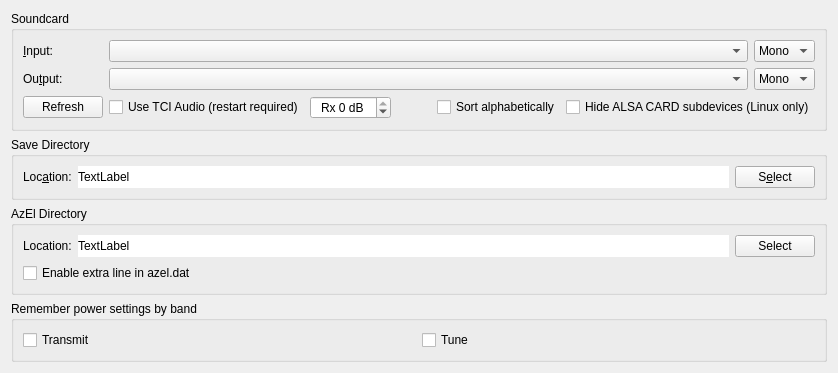
     <widget class="QWidget" name="audio_tab">
      <attribute name="title">
       <string>A&amp;udio</string>
      </attribute>
      <attribute name="toolTip">
       <string>Audio interface settings</string>
      </attribute>
      <layout class="QVBoxLayout" name="verticalLayout_9">
       <item>
        <widget class="QGroupBox" name="soundcard_group_box">
         <property name="toolTip">
          <string>Souncard</string>
         </property>
         <property name="title">
          <string>Soundcard</string>
         </property>
         <layout class="QGridLayout" name="gridLayout_6">
          <item row="1" column="0">
           <widget class="QLabel" name="sound_input_label">
            <property name="text">
             <string>&amp;Input:</string>
            </property>
            <property name="buddy">
             <cstring>sound_input_combo_box</cstring>
            </property>
           </widget>
          </item>
          <item row="2" column="0">
           <widget class="QLabel" name="sound_output_label">
            <property name="text">
             <string>Ou&amp;tput:</string>
            </property>
            <property name="buddy">
             <cstring>sound_output_combo_box</cstring>
            </property>
           </widget>
          </item>
          <item row="2" column="4">
           <widget class="QComboBox" name="sound_output_channel_combo_box">
            <property name="toolTip">
             <string>Select the audio channel used for transmission.
Unless you have multiple radios connected on different
channels; then you will usually want to select mono or
both here.</string>
            </property>
            <item>
             <property name="text">
              <string>Mono</string>
             </property>
            </item>
            <item>
             <property name="text">
              <string>Left</string>
             </property>
            </item>
            <item>
             <property name="text">
              <string>Right</string>
             </property>
            </item>
            <item>
             <property name="text">
              <string>Both</string>
             </property>
            </item>
           </widget>
          </item>
          <item row="1" column="4">
           <widget class="QComboBox" name="sound_input_channel_combo_box">
            <property name="toolTip">
             <string>Select the channel to use for receiving.</string>
            </property>
            <item>
             <property name="text">
              <string>Mono</string>
             </property>
            </item>
            <item>
             <property name="text">
              <string>Left</string>
             </property>
            </item>
            <item>
             <property name="text">
              <string>Right</string>
             </property>
            </item>
            <item>
             <property name="text">
              <string>Both</string>
             </property>
            </item>
           </widget>
          </item>
          <item row="1" column="1" colspan="3">
           <widget class="LazyFillComboBox" name="sound_input_combo_box">
            <property name="sizePolicy">
             <sizepolicy hsizetype="Preferred" vsizetype="Fixed">
              <horstretch>1</horstretch>
              <verstretch>0</verstretch>
             </sizepolicy>
            </property>
            <property name="toolTip">
             <string>Select the audio CODEC to use for receiving.</string>
            </property>
           </widget>
          </item>
          <item row="2" column="1" colspan="3">
           <widget class="LazyFillComboBox" name="sound_output_combo_box">
            <property name="sizePolicy">
             <sizepolicy hsizetype="Preferred" vsizetype="Fixed">
              <horstretch>1</horstretch>
              <verstretch>0</verstretch>
             </sizepolicy>
            </property>
            <property name="toolTip">
             <string>Select the audio CODEC to use for transmitting.
If this is your default device for system sounds then
ensure that all system sounds are disabled otherwise
you will broadcast any systems sounds generated during
transmitting periods.</string>
            </property>
           </widget>
          </item>
          <item row="3" column="0">
           <widget class="QPushButton" name="refresh_push_button">
            <property name="toolTip">
             <string>&lt;html&gt;&lt;head/&gt;&lt;body&gt;&lt;p&gt;Refresh audio device list.&lt;/p&gt;&lt;/body&gt;&lt;/html&gt;</string>
            </property>
            <property name="text">
             <string>Refresh</string>
            </property>
           </widget>
          </item>
          <item row="3" column="1" colspan="4">
           <layout class="QHBoxLayout" name="sound_settings_layout">
            <item>
             <widget class="QCheckBox" name="tci_audio_check_box">
              <property name="toolTip">
               <string>&lt;html&gt;&lt;head/&gt;&lt;body&gt;&lt;p&gt;Use TCI Audio when available.&lt;/p&gt;&lt;/body&gt;&lt;/html&gt;</string>
              </property>
              <property name="text">
               <string>Use TCI Audio (restart required)</string>
              </property>
             </widget>
            </item>
            <item>
             <widget class="QSpinBox" name="TCI_spin_box">
              <property name="toolTip">
               <string>&lt;html&gt;&lt;head/&gt;&lt;body&gt;&lt;p&gt;Rx audio level&lt;/p&gt;&lt;/body&gt;&lt;/html&gt;</string>
              </property>
              <property name="alignment">
               <set>Qt::AlignCenter</set>
              </property>
              <property name="suffix">
               <string> dB</string>
              </property>
              <property name="prefix">
               <string>Rx </string>
              </property>
              <property name="minimum">
               <number>-50</number>
              </property>
              <property name="maximum">
               <number>0</number>
              </property>
              <property name="singleStep">
               <number>5</number>
              </property>
             </widget>
            </item>
            <item>
             <spacer name="horizontalSpacer_7">
              <property name="orientation">
               <enum>Qt::Horizontal</enum>
              </property>
              <property name="sizeType">
               <enum>QSizePolicy::Fixed</enum>
              </property>
              <property name="sizeHint" stdset="0">
               <size>
                <width>40</width>
                <height>20</height>
               </size>
              </property>
             </spacer>
            </item>
            <item alignment="Qt::AlignHCenter">
             <widget class="QCheckBox" name="cbSortAlphabetically">
              <property name="toolTip">
               <string>&lt;html&gt;&lt;head/&gt;&lt;body&gt;&lt;p&gt;Sort audio device names alphabetically.&lt;/p&gt;&lt;/body&gt;&lt;/html&gt;</string>
              </property>
              <property name="text">
               <string>Sort alphabetically</string>
              </property>
             </widget>
            </item>
            <item>
             <widget class="QCheckBox" name="cbHideCARD">
              <property name="toolTip">
               <string>&lt;html&gt;&lt;head/&gt;&lt;body&gt;&lt;p&gt;Hide the usually unusable ALSA CARD subdevices on Linux.&lt;/p&gt;&lt;/body&gt;&lt;/html&gt;</string>
              </property>
              <property name="text">
               <string>Hide ALSA CARD subdevices (Linux only)</string>
              </property>
             </widget>
            </item>
           </layout>
          </item>
         </layout>
        </widget>
       </item>
       <item>
        <widget class="QGroupBox" name="save_path_group_box">
         <property name="toolTip">
          <string>Save Directory</string>
         </property>
         <property name="title">
          <string>Save Directory</string>
         </property>
         <layout class="QHBoxLayout" name="horizontalLayout_5">
          <item>
           <widget class="QLabel" name="save_path_label">
            <property name="text">
             <string>Loc&amp;ation:</string>
            </property>
            <property name="buddy">
             <cstring>save_path_select_push_button</cstring>
            </property>
           </widget>
          </item>
          <item>
           <widget class="QLabel" name="save_path_display_label">
            <property name="sizePolicy">
             <sizepolicy hsizetype="Preferred" vsizetype="Preferred">
              <horstretch>1</horstretch>
              <verstretch>0</verstretch>
             </sizepolicy>
            </property>
            <property name="toolTip">
             <string>Path to which .WAV files are saved.</string>
            </property>
            <property name="autoFillBackground">
             <bool>false</bool>
            </property>
            <property name="styleSheet">
             <string notr="true">background-color: rgb(255, 255, 255);
color: rgb(0, 0, 0);</string>
            </property>
            <property name="text">
             <string>TextLabel</string>
            </property>
           </widget>
          </item>
          <item>
           <widget class="QPushButton" name="save_path_select_push_button">
            <property name="toolTip">
             <string>Click to select a different save directory for .WAV files.</string>
            </property>
            <property name="text">
             <string>S&amp;elect</string>
            </property>
           </widget>
          </item>
         </layout>
        </widget>
       </item>
       <item>
        <widget class="QGroupBox" name="azel_path_group_box">
         <property name="toolTip">
          <string>AzEl Directory</string>
         </property>
         <property name="title">
          <string>AzEl Directory</string>
         </property>
         <layout class="QGridLayout" name="gridLayout_27">
          <item row="0" column="0" colspan="4">
           <layout class="QHBoxLayout" name="AzEl_Layout">
            <property name="spacing">
             <number>6</number>
            </property>
            <item>
             <widget class="QLabel" name="azel_path_label">
              <property name="text">
               <string>Location:</string>
              </property>
              <property name="buddy">
               <cstring>azel_path_select_push_button</cstring>
              </property>
             </widget>
            </item>
            <item>
             <widget class="QLabel" name="azel_path_display_label">
              <property name="sizePolicy">
               <sizepolicy hsizetype="Preferred" vsizetype="Preferred">
                <horstretch>1</horstretch>
                <verstretch>0</verstretch>
               </sizepolicy>
              </property>
              <property name="styleSheet">
               <string notr="true">background-color: rgb(255, 255, 255);
color: rgb(0, 0, 0);</string>
              </property>
              <property name="text">
               <string>TextLabel</string>
              </property>
             </widget>
            </item>
            <item>
             <widget class="QPushButton" name="azel_path_select_push_button">
              <property name="text">
               <string>Select</string>
              </property>
             </widget>
            </item>
           </layout>
          </item>
          <item row="2" column="0">
           <widget class="QCheckBox" name="checkBoxAzElExtraLines">
            <property name="toolTip">
             <string>&lt;html&gt;&lt;head/&gt;&lt;body&gt;&lt;p&gt;Enables additional line in azel.dat for Dpol parameter.&lt;/p&gt;&lt;/body&gt;&lt;/html&gt;</string>
            </property>
            <property name="text">
             <string>Enable extra line in azel.dat</string>
            </property>
           </widget>
          </item>
         </layout>
        </widget>
       </item>
       <item>
        <widget class="QGroupBox" name="split_operation_group_box_2">
         <property name="toolTip">
          <string>Power Memory By Band</string>
         </property>
         <property name="title">
          <string>Remember power settings by band</string>
         </property>
         <layout class="QHBoxLayout" name="horizontalLayout_13">
          <item>
           <widget class="QCheckBox" name="checkBoxPwrBandTxMemory">
            <property name="toolTip">
             <string>Enable power memory during transmit</string>
            </property>
            <property name="text">
             <string>Transmit</string>
            </property>
           </widget>
          </item>
          <item>
           <widget class="QCheckBox" name="checkBoxPwrBandTuneMemory">
            <property name="toolTip">
             <string>Enable power memory during tuning</string>
            </property>
            <property name="text">
             <string>Tune</string>
            </property>
           </widget>
          </item>
         </layout>
        </widget>
       </item>
       <item>
        <spacer name="verticalSpacer_3">
         <property name="orientation">
          <enum>Qt::Vertical</enum>
         </property>
         <property name="sizeHint" stdset="0">
          <size>
           <width>0</width>
           <height>0</height>
          </size>
         </property>
        </spacer>
       </item>
      </layout>
     </widget>
